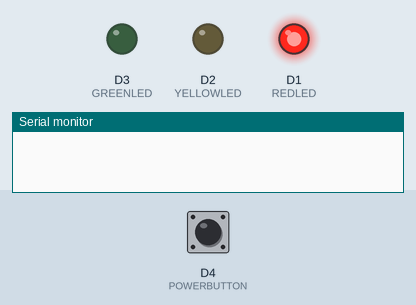
The sketch below on a simulated ESP8266 (NodeMCU). On the bench: output pins drawn as LEDs (lit = HIGH), the last lines printed to the serial monitor. The inputs (shaded band) are chosen by the test bench; at power-on: D4 (POWERBUTTON) LOW. WiFi joins after 1.5 s; servers stay silent unless stated.

Above: at 1.2 s.
1.3 s: D4 (POWERBUTTON) pulled HIGH for 0.25 s
At 2.8 s:
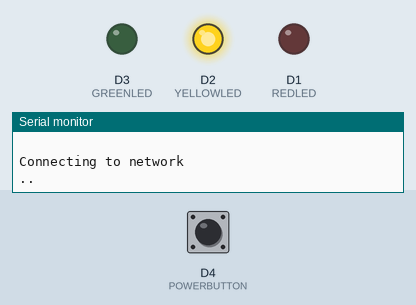
At 4.3 s:
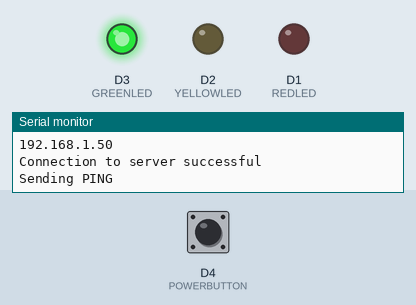
4.5 s: D4 (POWERBUTTON) pulled HIGH for 1 s
At 5.3 s:
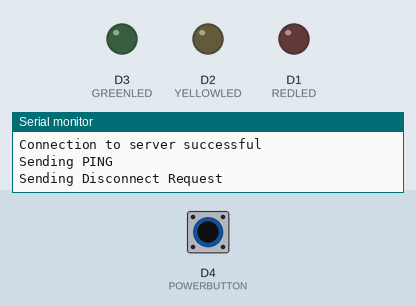
Timing chart, 0 to 14.1 s (numbered marks = the images above; inputs shaded):
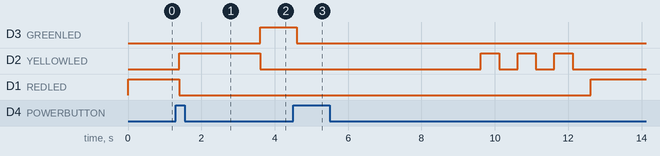

The sketch:

C_SocketClientTest.ino
```cpp
#include <ESP8266WiFi.h>

#define DEBUG
//Debug Serial log macros
#ifdef DEBUG
#define DEBUGLOG(str) (Serial.print(str))
#define DEBUGLOGLN(str) (Serial.println(str))
#else
#define DEBUGLOG(str)
#define DEBUGLOGLN(str)
#endif

//Pin defines
#define REDLED D1
#define YELLOWLED D2
#define GREENLED D3
#define POWERBUTTON D4

//State defines
#define disconnectedState 0
#define networkPendingState 1
#define socketPendingState 2
#define connectedState 3
#define disconnectingState 4


const char* ssid = "NA";
const char* password = "116028E44B";

WiFiClient client;

const char* host = "192.168.1.100";
const uint16_t port = 11000;
volatile bool buttonPushed;
uint8_t buttonState;
uint8_t programState;

//Function Prototypes
void deviceNetworkConnect();
void deviceSocketConnect();
void deviceMonitor();
void deviceDisconnect();

void setup() {
  //Serial Monitor Setup
  Serial.begin(9600);

  //Hardware setup
  pinMode(REDLED, OUTPUT);
  pinMode(YELLOWLED, OUTPUT);
  pinMode(GREENLED, OUTPUT);
  pinMode(POWERBUTTON, INPUT);

  digitalWrite(REDLED, LOW);
  digitalWrite(YELLOWLED, LOW);
  digitalWrite(GREENLED, LOW);
  buttonPushed = false;
  //Set initial program state to disconnected
  programState = disconnectedState;
}

void loop() {
  switch (programState)
  {
    case disconnectedState:
      deviceDisconnected();
      break;
    case networkPendingState:
      deviceNetworkConnect(10);
      break;
    case socketPendingState:
      deviceSocketConnect();
      break;
    case connectedState:
      deviceMonitor();
      break;
    case disconnectingState:
      deviceDisconnect();
      break;
  }
}

void deviceDisconnected()
{
  //Set hardware
  setLED(true, false, false);
  //Sleep

  //Wait for button push
  buttonState = digitalRead(POWERBUTTON);
  while (buttonState == LOW) {
    delay(200);
    buttonState = digitalRead(POWERBUTTON);
  }
  //Change state
  programState = networkPendingState;
}

void deviceNetworkConnect(uint8_t timeout)
{
  //Set hardware
  setLED(false, true, false);

  //attempt connection to network
  WiFi.mode(WIFI_STA);
  WiFi.begin(ssid, password);

  //diag messages
  DEBUGLOGLN(" ");
  DEBUGLOGLN("Connecting to network");

  //Wait for network connection
  for (uint8_t i = 0; i < 10; i++)
  {
    if (WiFi.status() != WL_CONNECTED)
    {
      //If not connected then print
      Serial.print(".");
    }
    else
    {
      //If connected then break out of loop
      break;
    }
    //Delay for 1/10 of timeout
    delay(timeout * 100);
  }
  //Check network connection status
  if (WiFi.status() != WL_CONNECTED)
  {
    //if not connected
    DEBUGLOGLN("Network Connection Failed");
    //switch to disconnecting state
    programState = disconnectingState;
  }
  else
  {
    Serial.println("\nWiFi connected");
    Serial.println("IP address: ");
    Serial.println(WiFi.localIP());
    //Set state to socket connect
    programState = socketPendingState;
  }
}
void deviceSocketConnect()
{
  //Create wifi client and attempt connection to the specified socket
  client.setNoDelay(true);
  if (!client.connect(host, port)) {
    DEBUGLOGLN("Connection to server failed");
    //set program state to disconnecting
    programState = disconnectingState;
    return;
  }
  else
  {
    //if connected set program state to connected
    DEBUGLOGLN("Connection to server successful");
    programState = connectedState;
    return;
  }
}

void deviceMonitor()
{
  //Set hardware
  setLED(false, false, true);

  //Check if client is created
  if (client == NULL)
  {
    DEBUGLOGLN("Error: Client Object doesn't exist");
    //Disconnect
    programState = disconnectingState;
    return;
  }
  else
  {
    while (true) {
      //If the client object exists
      if (client.connected())
      {
        setLED(false, true, true);
        DEBUGLOGLN("Sending PING");
        client.println("A");
        setLED(false, false, true);
      }
      else
      {
        DEBUGLOGLN("Error Client Disconnected");
        //Disconnect
        programState = disconnectingState;
        return;
      }
      for (int i = 0; i < 5; i++)
      {
        delay(1000);
        buttonState = digitalRead(POWERBUTTON);
        if (buttonState == HIGH)
        {
          programState = disconnectingState;
          return;
        }
      }
    }
  }
}


void deviceDisconnect()
{
  //set hardware
  setLED(false, false, false);
  //if socket is connected then send diconnect request to the server
  if (client.connected())
  {
    DEBUGLOGLN("Sending Disconnect Request");
    client.println("D");
    //Wait for disconnect acknowledge from server
    unsigned long timeout = millis();
    while (client.available() == 0) {
      if (millis() - timeout > 5000) {
        DEBUGLOGLN("Timeout while waiting for disconnect confirmation");
        client.stop();
        break;
      }
    }

    if (client.connected())
    {
      while (client.available())
      {
        char ch = static_cast<char>(client.read());
        if (ch == 'D')
        {
          DEBUGLOGLN("Disconnect successful");
          break;
        }
        else
        {
          DEBUGLOGLN("Unknown disconnect");
          break;
        }
      }
    }
  }
    //Dispose of client
      if (client.connected()) {
        DEBUGLOGLN("Disconnecting from server");
        client.stop();
      }
    //Disconnect from access point
    if (WiFi.status() == WL_CONNECTED) {
      DEBUGLOGLN("Disconnecting from network");
      WiFi.disconnect();
    }

    //Wait for 3 seconds
    for (int i = 1; i < 4; i++)
    {
      setLED(false, true, false);
      delay(500);
      setLED(false, false, false);
      delay(500);
    }
    //Set to disconnected state
    programState = disconnectedState;
    return;

}


void setLED(bool red, bool yellow, bool green)
{
  digitalWrite(REDLED, red);
  digitalWrite(YELLOWLED, yellow);
  digitalWrite(GREENLED, green);
}
```

Measured:
- after the input at 1.3 s, D3 (GREENLED): LOW → HIGH after 2.3 s; D2 (YELLOWLED): LOW → HIGH after 0.10 s, → LOW 2.2 s later; D1 (REDLED): HIGH → LOW after 0.10 s
- after the input at 4.5 s, D3 (GREENLED): HIGH → LOW after 0.10 s instead of 4.1 s; D1 (REDLED): LOW → HIGH after 8.1 s instead of 7.1 s
